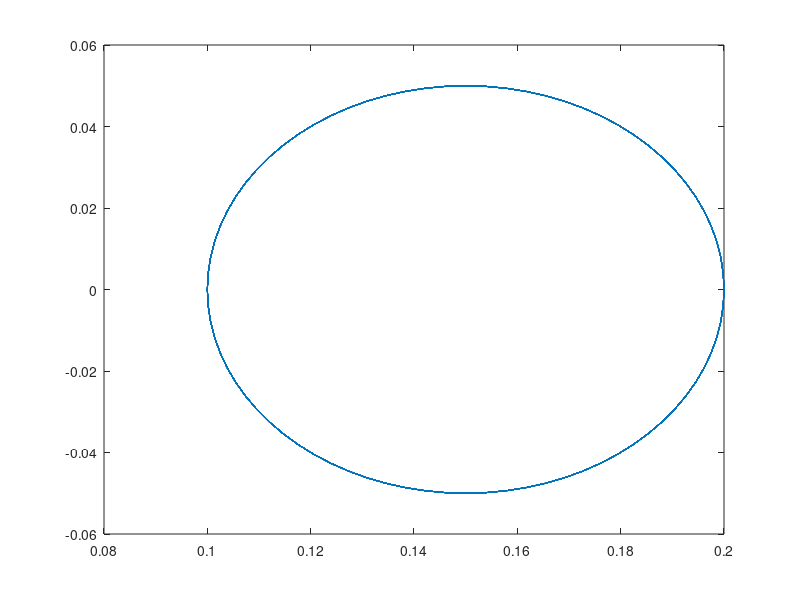

This chart was generated by the following MATLAB code: (Note: this script raises an error after producing the figure.)
close all
T = 10;
t = 0:0.005:T;

x = 0.15+0.05*cos(5*pi*t);
y = 0.05*sin(5*pi*t);
plot(x,y)
% 
% h = animatedline('Color','r','Marker','o');
% axis([0.05,0.25,-0.05,0.05])
% 
% grid on
% 
% for k = 1:length(x)
%     addpoints(h,x(k),y(k));
%     drawnow
% end
% 
% datacursormode on

J
pinv